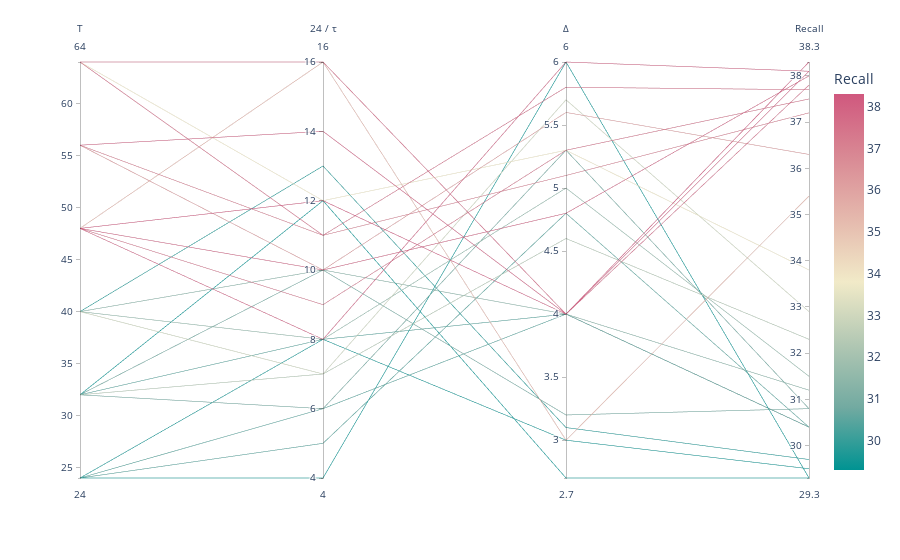

Notebook cell for this chart:
### Code cell
metric = 'recall'
#metric = 'balanced_accuracy'
fig = px.parallel_coordinates(df[['num_frames', 'fps', 'duration', metric]], color=metric, labels={
    "duration": "∆",
    "num_frames": "T",
    "fps": "24 / τ",
    "recall": "Recall",
    "precision": "Precision"
}, color_continuous_scale=px.colors.diverging.Tealrose, )
fig.show()
fig.write_image("/Users/simonnarendorf/Documents/Projects/soccer-action-classification/Thesis/img/07_par_cor_rec.eps", engine="kaleido", scale=5.0)

### Figure 1 — Plotly figure (JSON) as saved in the notebook; plotly's stock layout.template omitted (floating-point values rounded to 4 significant figures)
{"data": [{"dimensions": [{"label": "T", "values": [24, 24, 24, 24, 32, 32, 32, 32, 32, 40, 40, 40, 40, 48, 48, 48, 48, 48, 56, 56, 56, 64, 64, 64]}, {"label": "24 / τ", "values": [4, 5, 6, 8, 6, 7, 8, 10, 12, 7, 8, 10, 13, 8, 9, 10, 12, 16, 10, 11, 14, 11, 12, 16]}, {"label": "∆", "values": [6.0, 4.8, 4.0, 3.0, 5.3, 4.6, 4.0, 3.2, 2.7, 5.7, 5.0, 4.0, 3.1, 6.0, 5.3, 4.8, 4.0, 3.0, 5.6, 5.1, 4.0, 5.8, 5.3, 4.0]}, {"label": "Recall", "values": [29.3, 30.4, 30.4, 29.5, 30.8, 32.3, 30.4, 30.8, 29.3, 32.9, 31.5, 31.2, 29.7, 38.1, 37.5, 38.0, 38.3, 35.4, 36.3, 37.2, 38.1, 37.7, 33.8, 37.8]}], "domain": {"x": [0.0, 1.0], "y": [0.0, 1.0]}, "line": {"color": [29.3, 30.4, 30.4, 29.5, 30.8, 32.3, 30.4, 30.8, 29.3, 32.9, 31.5, 31.2, 29.7, 38.1, 37.5, 38.0, 38.3, 35.4, 36.3, 37.2, 38.1, 37.7, 33.8, 37.8], "coloraxis": "coloraxis"}, "name": "", "type": "parcoords"}], "layout": {"coloraxis": {"colorbar": {"title": {"text": "Recall"}}, "colorscale": [[0.0, "rgb(0, 147, 146)"], [0.1667, "rgb(114, 170, 161)"], [0.3333, "rgb(177, 199, 179)"], [0.5, "rgb(241, 234, 200)"], [0.6667, "rgb(229, 185, 173)"], [0.8333, "rgb(217, 137, 148)"], [1.0, "rgb(208, 88, 126)"]]}, "legend": {"tracegroupgap": 0}, "margin": {"t": 60}}}
